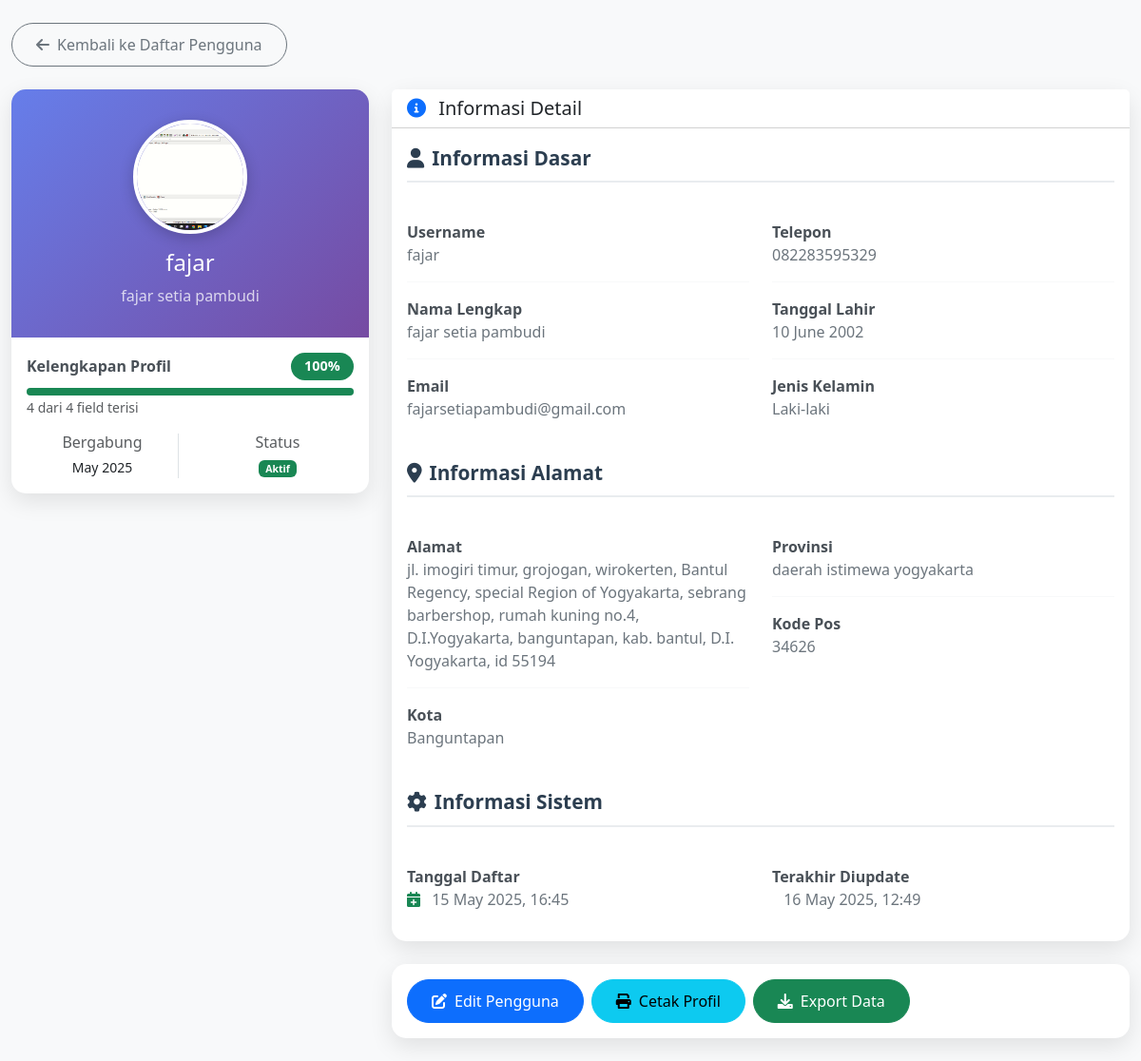
Page /fitur/detail_pengguna.php?id=1 (signed in) on the committed database.
### tables this page shows
CREATE TABLE `pengguna` (
  `id` int NOT NULL AUTO_INCREMENT,
  `username` varchar(255) NOT NULL,
  `nama_lengkap` varchar(100) DEFAULT NULL,
  `email` varchar(255) NOT NULL,
  `password` varchar(255) NOT NULL,
  `reset_token` varchar(255) DEFAULT NULL,
  `reset_token_expires_at` datetime DEFAULT NULL,
  `telepon` varchar(15) DEFAULT NULL,
  `tanggal_lahir` date DEFAULT NULL,
  `jenis_kelamin` char(1) DEFAULT NULL,
  `alamat` text,
  `kota` varchar(50) DEFAULT NULL,
  `provinsi` varchar(50) DEFAULT NULL,
  `kode_pos` varchar(10) DEFAULT NULL,
  `foto_profil` varchar(255) DEFAULT NULL,
  `created_at` timestamp NULL DEFAULT CURRENT_TIMESTAMP,
  `updated_at` timestamp NULL DEFAULT CURRENT_TIMESTAMP ON UPDATE CURRENT_TIMESTAMP,
  PRIMARY KEY (`id`),
  UNIQUE KEY `email` (`email`)
);

### fitur/detail_pengguna.php (the view, shortened to what this page needs)
<?php
require '../config.php';
$userId = (int)$_GET['id'];
$query = "SELECT * FROM pengguna WHERE id = ?";
$stmt = mysqli_prepare($conn, $query);
mysqli_stmt_bind_param($stmt, 'i', $userId);
mysqli_stmt_execute($stmt);
$result = mysqli_stmt_get_result($stmt);
$user = mysqli_fetch_assoc($result);
$requiredFields = ['nama_lengkap', 'telepon', 'alamat', 'email'];
$completedFields = 0;
foreach ($requiredFields as $field) {
    if (!empty($user[$field])) {
        $completedFields++;
    }
}
$completionPercentage = ($completedFields / count($requiredFields)) * 100;
$isComplete = $completionPercentage == 100;
$tanggalLahir = '';
if ($user['tanggal_lahir']) {
    $tanggalLahir = date('d F Y', strtotime($user['tanggal_lahir']));
}
$jenisKelamin = '';
if ($user['jenis_kelamin'] == 'L') {
    $jenisKelamin = 'Laki-laki';
} elseif ($user['jenis_kelamin'] == 'P') {
    $jenisKelamin = 'Perempuan';
}
?>
<!DOCTYPE html>
<html lang="id">
<head>
    <link href="https://cdn.jsdelivr.net/npm/bootstrap@5.3.3/dist/css/bootstrap.min.css" rel="stylesheet">
    <link href="https://cdnjs.cloudflare.com/ajax/libs/font-awesome/6.0.0/css/all.min.css" rel="stylesheet">
</head>
<body class="bg-light">
    <div class="container-fluid py-4">
        <div class="row mb-4">
            <div class="col-12">
                <a href="pengguna.php" class="btn btn-outline-secondary btn-custom">
                    <i class="fas fa-arrow-left me-2"></i>Kembali ke Daftar Pengguna
                </a>
            </div>
        </div>
        <div class="row">
            <div class="col-lg-4 mb-4">
                <div class="card info-card">
                    <div class="profile-header text-center">
                        <div class="mb-3">
                            <?php if ($user['foto_profil']) : ?>
                                <img src="/uploads/foto_profil/<?= htmlspecialchars($user['foto_profil']) ?>"
                                    alt="Foto Profil" class="profile-img">
                            <?php else : ?>
                                <div class="profile-img-placeholder">
                                    <i class="fas fa-user fa-3x text-muted"></i>
                                </div>
                            <?php endif; ?>
                        </div>
                        <h4 class="mb-2"><?= htmlspecialchars($user['username']) ?></h4>
                        <p class="mb-0 opacity-75">
                            <?= $user['nama_lengkap'] ? htmlspecialchars($user['nama_lengkap']) : 'Nama belum diisi' ?>
                        </p>
                    </div>
                    <div class="card-body">
                        <div class="mb-3">
                            <div class="d-flex justify-content-between align-items-center mb-2">
                                <span class="data-label">Kelengkapan Profil</span>
                                <span class="badge badge-custom <?= $isComplete ? 'bg-success' : 'bg-warning' ?>">
                                    <?= round($completionPercentage) ?>%
                                </span>
                            </div>
                            <div class="progress progress-thin">
                                <div class="progress-bar <?= $isComplete ? 'bg-success' : 'bg-warning' ?>"
                                     style="width: <?= $completionPercentage ?>%"></div>
                            </div>
                            <small class="text-muted">
                                <?= $completedFields ?> dari <?= count($requiredFields) ?> field terisi
                            </small>
                        </div>
                        <div class="row text-center">
                            <div class="col-6">
                                <div class="border-end">
                                    <h6 class="text-muted mb-1">Bergabung</h6>
                                    <small><?= date('M Y', strtotime($user['created_at'])) ?></small>
                                </div>
                            </div>
                            <div class="col-6">
                                <h6 class="text-muted mb-1">Status</h6>
                                <small>
                                    <span class="badge <?= $isComplete ? 'bg-success' : 'bg-warning' ?>">
                                        <?= $isComplete ? 'Aktif' : 'Perlu Dilengkapi' ?>
                                    </span>
                                </small>
                            </div>
                        </div>
                    </div>
                </div>
            </div>
            <div class="col-lg-8">
                <div class="card info-card">
                    <div class="card-header bg-white">
                        <h5 class="mb-0">
                            <i class="fas fa-info-circle me-2 text-primary"></i>
                            Informasi Detail
                        </h5>
                    </div>
                    <div class="card-body">
                        <div class="section-title">
                            <i class="fas fa-user me-2"></i>Informasi Dasar
                        </div>
                        <div class="row">
                            <div class="col-md-6">
                                <div class="data-row">
                                    <div class="data-label">Username</div>
                                    <div class="data-value"><?= htmlspecialchars($user['username']) ?></div>
                                </div>
                                <div class="data-row">
                                    <div class="data-label">Nama Lengkap</div>
                                    <div class="<?= $user['nama_lengkap'] ? 'data-value' : 'empty-value' ?>">
                                        <?= $user['nama_lengkap'] ? htmlspecialchars($user['nama_lengkap']) : 'Belum diisi' ?>
                                    </div>
                                </div>
                                <div class="data-row">
                                    <div class="data-label">Email</div>
                                    <div class="<?= $user['email'] ? 'data-value' : 'empty-value' ?>">
                                        <?= $user['email'] ? htmlspecialchars($user['email']) : 'Belum diisi' ?>
                                    </div>
                                </div>
                            </div>
                            <div class="col-md-6">
                                <div class="data-row">
                                    <div class="data-label">Telepon</div>
                                    <div class="<?= $user['telepon'] ? 'data-value' : 'empty-value' ?>">
                                        <?= $user['telepon'] ? htmlspecialchars($user['telepon']) : 'Belum diisi' ?>
                                    </div>
                                </div>
                                <div class="data-row">
                                    <div class="data-label">Tanggal Lahir</div>
                                    <div class="<?= $tanggalLahir ? 'data-value' : 'empty-value' ?>">
                                        <?= $tanggalLahir ?: 'Belum diisi' ?>
                                    </div>
                                </div>
                                <div class="data-row">
                                    <div class="data-label">Jenis Kelamin</div>
                                    <div class="<?= $jenisKelamin ? 'data-value' : 'empty-value' ?>">
                                        <?= $jenisKelamin ?: 'Belum diisi' ?>
                                    </div>
                                </div>
                            </div>
                        </div>
                        <div class="section-title mt-4">
                            <i class="fas fa-map-marker-alt me-2"></i>Informasi Alamat
                        </div>
                        <div class="row">
                            <div class="col-md-6">
                                <div class="data-row">
                                    <div class="data-label">Alamat</div>
                                    <div class="<?= $user['alamat'] ? 'data-value' : 'empty-value' ?>">
                                        <?= $user['alamat'] ? htmlspecialchars($user['alamat']) : 'Belum diisi' ?>
                                    </div>
                                </div>
                                <div class="data-row">
                                    <div class="data-label">Kota</div>
                                    <div class="<?= $user['kota'] ? 'data-value' : 'empty-value' ?>">
                                        <?= $user['kota'] ? htmlspecialchars($user['kota']) : 'Belum diisi' ?>
                                    </div>
                                </div>
                            </div>
                            <div class="col-md-6">
                                <div class="data-row">
                                    <div class="data-label">Provinsi</div>
                                    <div class="<?= $user['provinsi'] ? 'data-value' : 'empty-value' ?>">
                                        <?= $user['provinsi'] ? htmlspecialchars($user['provinsi']) : 'Belum diisi' ?>
                                    </div>
                                </div>
                                <div class="data-row">
                                    <div class="data-label">Kode Pos</div>
                                    <div class="<?= $user['kode_pos'] ? 'data-value' : 'empty-value' ?>">
                                        <?= $user['kode_pos'] ? htmlspecialchars($user['kode_pos']) : 'Belum diisi' ?>
                                    </div>
                                </div>
                            </div>
                        </div>
                        <div class="section-title mt-4">
                            <i class="fas fa-cog me-2"></i>Informasi Sistem
                        </div>
                        <div class="row">
                            <div class="col-md-6">
                                <div class="data-row">
                                    <div class="data-label">Tanggal Daftar</div>
                                    <div class="data-value">
                                        <i class="fas fa-calendar-plus me-2 text-success"></i>
                                        <?= date('d F Y, H:i', strtotime($user['created_at'])) ?>
                                    </div>
                                </div>
                            </div>
                            <div class="col-md-6">
                                <div class="data-row">
                                    <div class="data-label">Terakhir Diupdate</div>
                                    <div class="data-value">
                                        <?= $user['updated_at'] ? date('d F Y, H:i', strtotime($user['updated_at'])) : 'Belum pernah diupdate' ?>
                                    </div>
                                </div>
                            </div>
                        </div>
                    </div>
                </div>
                <div class="card info-card mt-4">
                    <div class="card-body">
                        <div class="d-flex flex-wrap gap-2">
                            <a href="edit_pengguna.php?id=<?= $user['id'] ?>" class="btn btn-primary btn-custom">
                                <i class="fas fa-edit me-2"></i>Edit Pengguna
                            </a>
                            <button class="btn btn-info btn-custom" onclick="printProfile()">
                                <i class="fas fa-print me-2"></i>Cetak Profil
                            </button>
                            <button class="btn btn-success btn-custom" onclick="exportProfile()">
                                <i class="fas fa-download me-2"></i>Export Data
                            </button>
                        </div>
                    </div>
                </div>
            </div>
        </div>
    </div>
</body>
</html>

### fitur/detail_pengguna.php (style rules this page uses)
.profile-header { background: linear-gradient(135deg, #667eea 0%, #764ba2 100%); color: white; padding: 2rem 0; border-radius: 15px 15px 0 0; }
.profile-img { width: 120px; height: 120px; border-radius: 50%; object-fit: cover; border: 4px solid white; box-shadow: 0 4px 15px rgba(0,0,0,0.2); }
.info-card { border: none; border-radius: 15px; box-shadow: 0 8px 25px rgba(0,0,0,0.1); transition: transform 0.3s ease; }
.progress-thin { height: 8px; border-radius: 4px; }
.badge-custom { font-size: 0.9em; padding: 0.5em 1em; border-radius: 20px; }
.btn-custom { border-radius: 25px; padding: 10px 25px; transition: all 0.3s ease; }
.section-title { font-size: 1.3em; font-weight: 600; margin-bottom: 1.5rem; color: #2c3e50; border-bottom: 2px solid #e9ecef; padding-bottom: 0.5rem; }
.data-row { padding: 1rem 0; border-bottom: 1px solid #f8f9fa; }
.data-row:last-child { border-bottom: none; }
.data-label { font-weight: 600; color: #495057; }
.data-value { color: #6c757d; }

### rows in the picture
pengguna: foto_profil (picture), username "fajar", nama_lengkap "fajar setia pambudi", created_at "May 2025", email "fajarsetiapambudi@gmail.com", telepon "082283595329", tanggal_lahir "10 June 2002", jenis_kelamin "Laki-laki", alamat "jl. imogiri timur, grojogan, wirokerten, Bantul Regency, special Region of Yogyakarta, sebrang barbershop, rumah kuning no.4, D.I.Yogyakarta, banguntapan, kab. bantul, D.I. Yogyakarta, id 55194", kota "Banguntapan", provinsi "daerah istimewa yogyakarta", kode_pos "34626", created_at "15 May 2025, 16:45", updated_at "16 May 2025, 12:49"

### other values in the picture
$completionPercentage "100"
$completedFields "4"
count($requiredFields) "4"
